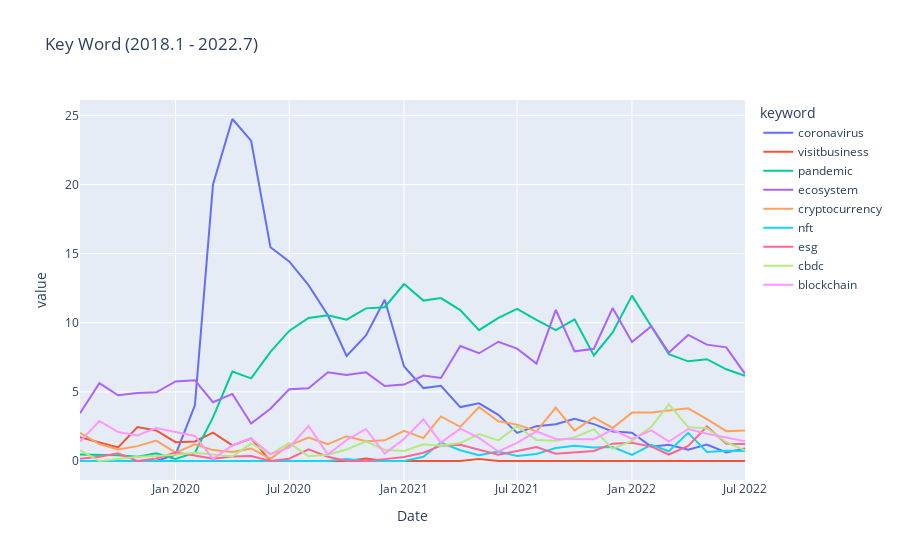

Here is the notebook cell this chart was saved with:
### Code cell
srch_wrd = ['coronavirus','coronavirus','visitbusiness','pandemic','ecosystem','cryptocurrency','nft','esg','cbdc','blockchain']
# 꺽은선 그래프
df3 = Df4plot(df_es,srch_wrd)
fig = px.line(
    df3, x="Date", y='value', color="keyword", title="Key Word (2018.1 - 2022.7)"
)
fig.show()
